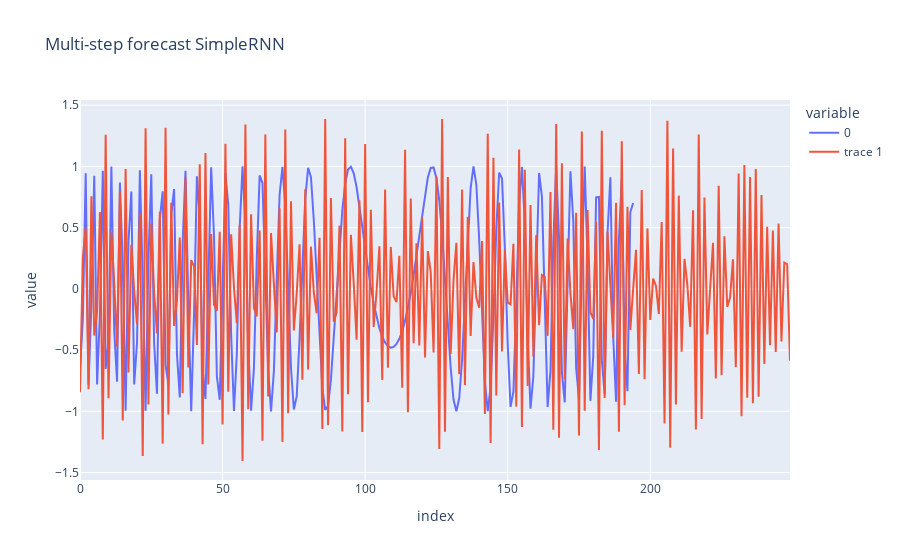

Notebook cell for this chart:
### Code cell
preds = []
last_x = X[-N // 2]

while len(preds) < 250:
    p = model.predict(last_x.reshape(-1, T, D), verbose=0)
    preds.append(p)

    last_x = np.roll(last_x, -1)
    last_x[-1] = p

fig = px.line(Y[-N // 2:], title="Multi-step forecast SimpleRNN")
fig.add_scatter(y=np.array(preds).ravel(), mode="lines")
fig.show()

### Figure 1 — Plotly figure (JSON) as saved in the notebook; plotly's stock layout.template omitted (floating-point values rounded to 4 significant figures; data arrays with more than 128 entries replaced by an {"elided": "..."} marker saying what was removed)
{"data": [{"hovertemplate": "variable=0<br>index=%{x}<br>value=%{y}<extra></extra>", "legendgroup": "0", "line": {"color": "#636efa", "dash": "solid"}, "marker": {"symbol": "circle"}, "mode": "lines", "name": "0", "orientation": "v", "showlegend": true, "x": {"elided": "195 int values"}, "xaxis": "x", "y": {"elided": "195 float values"}, "yaxis": "y", "type": "scatter"}, {"mode": "lines", "y": {"elided": "250 float values"}, "type": "scatter"}], "layout": {"xaxis": {"anchor": "y", "domain": [0.0, 1.0], "title": {"text": "index"}}, "yaxis": {"anchor": "x", "domain": [0.0, 1.0], "title": {"text": "value"}}, "legend": {"title": {"text": "variable"}, "tracegroupgap": 0}, "title": {"text": "Multi-step forecast SimpleRNN"}}}
